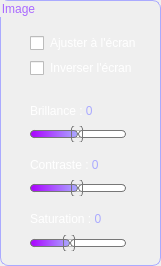
         <widget class="QGroupBox" name="groupBox">
          <property name="geometry">
           <rect>
            <x>10</x>
            <y>0</y>
            <width>161</width>
            <height>266</height>
           </rect>
          </property>
          <property name="styleSheet">
           <string notr="true">border:1px solid rgb(170, 170, 255);
border-radius:8px;
color: rgb(170, 107, 255);</string>
          </property>
          <property name="title">
           <string>Image</string>
          </property>
          <widget class="QCheckBox" name="chk_adjust">
           <property name="geometry">
            <rect>
             <x>30</x>
             <y>35</y>
             <width>117</width>
             <height>16</height>
            </rect>
           </property>
           <property name="styleSheet">
            <string notr="true">color: rgb(255, 255, 255);
border: 0px solid;</string>
           </property>
           <property name="text">
            <string>Ajuster à l'écran</string>
           </property>
          </widget>
          <widget class="QLabel" name="lbl_saturation">
           <property name="geometry">
            <rect>
             <x>30</x>
             <y>209</y>
             <width>121</width>
             <height>17</height>
            </rect>
           </property>
           <property name="maximumSize">
            <size>
             <width>16777215</width>
             <height>17</height>
            </size>
           </property>
           <property name="font">
            <font>
             <pointsize>9</pointsize>
            </font>
           </property>
           <property name="styleSheet">
            <string notr="true">color: rgb(255, 255, 255);
border: 0px solid;</string>
           </property>
           <property name="text">
            <string>&lt;html&gt;&lt;head/&gt;&lt;body&gt;&lt;p&gt;Saturation :   &lt;span style=&quot; color:#aaaaff;&quot;&gt;0&lt;/span&gt;&lt;/p&gt;&lt;/body&gt;&lt;/html&gt;</string>
           </property>
           <property name="alignment">
            <set>Qt::AlignBottom|Qt::AlignLeading|Qt::AlignLeft</set>
           </property>
          </widget>
          <widget class="QLabel" name="lbl_contraste">
           <property name="geometry">
            <rect>
             <x>30</x>
             <y>155</y>
             <width>126</width>
             <height>17</height>
            </rect>
           </property>
           <property name="maximumSize">
            <size>
             <width>16777215</width>
             <height>17</height>
            </size>
           </property>
           <property name="font">
            <font>
             <pointsize>9</pointsize>
            </font>
           </property>
           <property name="styleSheet">
            <string notr="true">color: rgb(255, 255, 255);
border: 0px solid;</string>
           </property>
           <property name="text">
            <string>&lt;html&gt;&lt;head/&gt;&lt;body&gt;&lt;p&gt;Contraste : &lt;span style=&quot; color:#aaaaff;&quot;&gt;0&lt;/span&gt;&lt;/p&gt;&lt;/body&gt;&lt;/html&gt;</string>
           </property>
           <property name="alignment">
            <set>Qt::AlignBottom|Qt::AlignLeading|Qt::AlignLeft</set>
           </property>
          </widget>
          <widget class="QSlider" name="slider_contraste">
           <property name="geometry">
            <rect>
             <x>30</x>
             <y>180</y>
             <width>96</width>
             <height>16</height>
            </rect>
           </property>
           <property name="minimumSize">
            <size>
             <width>0</width>
             <height>0</height>
            </size>
           </property>
           <property name="maximumSize">
            <size>
             <width>180</width>
             <height>16</height>
            </size>
           </property>
           <property name="styleSheet">
            <string notr="true">QSlider{
border: 0px;
}

QSlider::groove:horizontal {
border: 1px solid #bbb;
background: white;
height: 6px;
border-radius: 4px;

}

QSlider::sub-page:horizontal {
background: qlineargradient(spread:pad, x1:0, y1:0, x2:1, y2:0, stop:0 rgba(170, 0, 255, 255), stop:1 rgba(170, 170, 255, 255));
border: 1px solid #777;
height: 10px;
border-radius: 4px;
}

QSlider::add-page:horizontal {
background: #fff;
border: 1px solid #777;
height: 10px;
border-radius: 4px;
}

QSlider::handle:horizontal {
background: qlineargradient(x1:0, y1:0, x2:1, y2:1,
    stop:0 #eee, stop:1 #ccc);
border: 1px solid #777;
width: 10px;
margin-top: -6px;
margin-bottom: -6px;
border-radius: 4px;
}

QSlider::handle:horizontal:hover {
background: qlineargradient(x1:0, y1:0, x2:1, y2:1,
    stop:0 #fff, stop:1 #ddd);
border: 1px solid #444;
border-radius: 4px;
}

QSlider::sub-page:horizontal:disabled {
background: #bbb;
border-color: #999;
}

QSlider::add-page:horizontal:disabled {
background: #eee;
border-color: #999;
}

QSlider::handle:horizontal:disabled {
background: #eee;
border: 1px solid #aaa;
border-radius: 4px;
}</string>
           </property>
           <property name="maximum">
            <number>255</number>
           </property>
           <property name="value">
            <number>123</number>
           </property>
           <property name="orientation">
            <enum>Qt::Horizontal</enum>
           </property>
          </widget>
          <widget class="QSlider" name="slider_brillance">
           <property name="geometry">
            <rect>
             <x>30</x>
             <y>126</y>
             <width>96</width>
             <height>16</height>
            </rect>
           </property>
           <property name="minimumSize">
            <size>
             <width>0</width>
             <height>0</height>
            </size>
           </property>
           <property name="maximumSize">
            <size>
             <width>180</width>
             <height>16</height>
            </size>
           </property>
           <property name="styleSheet">
            <string notr="true">QSlider{
border: 0px;
}

QSlider::groove:horizontal {
border: 1px solid #bbb;
background: white;
height: 6px;
border-radius: 4px;

}

QSlider::sub-page:horizontal {
background: qlineargradient(spread:pad, x1:0, y1:0, x2:1, y2:0, stop:0 rgba(170, 0, 255, 255), stop:1 rgba(170, 170, 255, 255));
border: 1px solid #777;
height: 10px;
border-radius: 4px;
}

QSlider::add-page:horizontal {
background: #fff;
border: 1px solid #777;
height: 10px;
border-radius: 4px;
}

QSlider::handle:horizontal {
background: qlineargradient(x1:0, y1:0, x2:1, y2:1,
    stop:0 #eee, stop:1 #ccc);
border: 1px solid #777;
width: 10px;
margin-top: -6px;
margin-bottom: -6px;
border-radius: 4px;
}

QSlider::handle:horizontal:hover {
background: qlineargradient(x1:0, y1:0, x2:1, y2:1,
    stop:0 #fff, stop:1 #ddd);
border: 1px solid #444;
border-radius: 4px;
}

QSlider::sub-page:horizontal:disabled {
background: #bbb;
border-color: #999;
}

QSlider::add-page:horizontal:disabled {
background: #eee;
border-color: #999;
}

QSlider::handle:horizontal:disabled {
background: #eee;
border: 1px solid #aaa;
border-radius: 4px;
}</string>
           </property>
           <property name="maximum">
            <number>255</number>
           </property>
           <property name="value">
            <number>123</number>
           </property>
           <property name="orientation">
            <enum>Qt::Horizontal</enum>
           </property>
          </widget>
          <widget class="QLabel" name="lbl_brillance">
           <property name="geometry">
            <rect>
             <x>30</x>
             <y>100</y>
             <width>126</width>
             <height>18</height>
            </rect>
           </property>
           <property name="minimumSize">
            <size>
             <width>0</width>
             <height>0</height>
            </size>
           </property>
           <property name="maximumSize">
            <size>
             <width>16777215</width>
             <height>19</height>
            </size>
           </property>
           <property name="font">
            <font>
             <pointsize>9</pointsize>
            </font>
           </property>
           <property name="styleSheet">
            <string notr="true">color: rgb(255, 255, 255);
border: 0px solid;</string>
           </property>
           <property name="text">
            <string>&lt;html&gt;&lt;head/&gt;&lt;body&gt;&lt;p&gt;Brillance  : &lt;span style=&quot; color:#aaaaff;&quot;&gt;0&lt;/span&gt;&lt;/p&gt;&lt;/body&gt;&lt;/html&gt;</string>
           </property>
           <property name="alignment">
            <set>Qt::AlignBottom|Qt::AlignLeading|Qt::AlignLeft</set>
           </property>
          </widget>
          <widget class="QSlider" name="slider_saturation">
           <property name="geometry">
            <rect>
             <x>30</x>
             <y>235</y>
             <width>96</width>
             <height>16</height>
            </rect>
           </property>
           <property name="minimumSize">
            <size>
             <width>0</width>
             <height>0</height>
            </size>
           </property>
           <property name="maximumSize">
            <size>
             <width>180</width>
             <height>16</height>
            </size>
           </property>
           <property name="styleSheet">
            <string notr="true">QSlider{
border: 0px;
}

QSlider::groove:horizontal {
border: 1px solid #bbb;
background: white;
height: 6px;
border-radius: 4px;

}

QSlider::sub-page:horizontal {
background: qlineargradient(spread:pad, x1:0, y1:0, x2:1, y2:0, stop:0 rgba(170, 0, 255, 255), stop:1 rgba(170, 170, 255, 255));
border: 1px solid #777;
height: 10px;
border-radius: 4px;
}

QSlider::add-page:horizontal {
background: #fff;
border: 1px solid #777;
height: 10px;
border-radius: 4px;
}

QSlider::handle:horizontal {
background: qlineargradient(x1:0, y1:0, x2:1, y2:1,
    stop:0 #eee, stop:1 #ccc);
border: 1px solid #777;
width: 10px;
margin-top: -6px;
margin-bottom: -6px;
border-radius: 4px;
}

QSlider::handle:horizontal:hover {
background: qlineargradient(x1:0, y1:0, x2:1, y2:1,
    stop:0 #fff, stop:1 #ddd);
border: 1px solid #444;
border-radius: 4px;
}

QSlider::sub-page:horizontal:disabled {
background: #bbb;
border-color: #999;
}

QSlider::add-page:horizontal:disabled {
background: #eee;
border-color: #999;
}

QSlider::handle:horizontal:disabled {
background: #eee;
border: 1px solid #aaa;
border-radius: 4px;
}</string>
           </property>
           <property name="maximum">
            <number>255</number>
           </property>
           <property name="value">
            <number>100</number>
           </property>
           <property name="orientation">
            <enum>Qt::Horizontal</enum>
           </property>
          </widget>
          <widget class="QCheckBox" name="chk_inverse">
           <property name="geometry">
            <rect>
             <x>30</x>
             <y>60</y>
             <width>102</width>
             <height>16</height>
            </rect>
           </property>
           <property name="styleSheet">
            <string notr="true">color: rgb(255, 255, 255);
border: 0px solid;</string>
           </property>
           <property name="text">
            <string>Inverser l'écran</string>
           </property>
          </widget>
         </widget>
